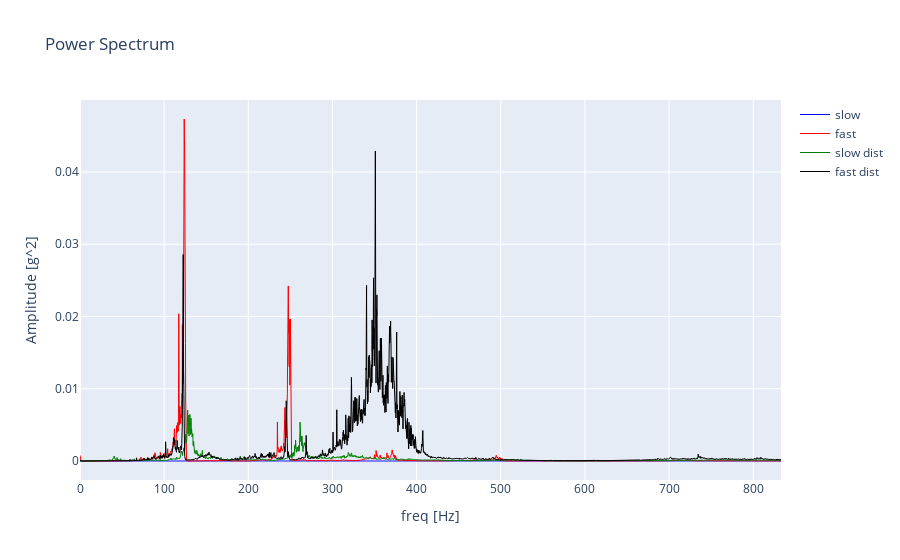

The code cell stored with this chart in its notebook:
### Markdown cell above
<br>
<br>
<br>

## Spectrogram

### Code cell
# The user must choose these parameters
number_of_averages=50

# Load acceleration data
df_ACC_S, df_ACC_F, df_ACC_SD, df_ACC_FD = load_data(resampling_active=True, Resampling_frequency=pre_processing_data.ism330dhcx_odr)

# Spectrum calculation
freq_S, P_spectr_S = signal_welch(df_ACC_S, sensor_Type='A_'+pre_processing_data.axis+' [g]', n_avg = number_of_averages)
freq_F, P_spectr_F = signal_welch(df_ACC_F, sensor_Type='A_'+pre_processing_data.axis+' [g]', n_avg = number_of_averages)
freq_SD, P_spectr_SD = signal_welch(df_ACC_SD, sensor_Type='A_'+pre_processing_data.axis+' [g]', n_avg = number_of_averages)
freq_FD, P_spectr_FD = signal_welch(df_ACC_FD, sensor_Type='A_'+pre_processing_data.axis+' [g]', n_avg = number_of_averages)

fig = px.line( title='Power Spectrum')
fig.add_scatter(x=freq_S, y=P_spectr_S, name = "slow", marker =dict(size = 0.2, color = 'blue'),line = dict(width=1))
fig.add_scatter(x=freq_F, y=P_spectr_F, name = "fast", marker =dict(size = 0.2, color = 'red'),line = dict(width=1))
fig.add_scatter(x=freq_SD, y=P_spectr_SD, name = "slow dist", marker =dict(size = 0.2,color = 'green'), line = dict(width=1))
fig.add_scatter(x=freq_FD, y=P_spectr_FD, name = "fast dist", marker =dict(size = 0.2,color = 'black'),line = dict(width=1))

fig.update_layout( 
    xaxis_title="freq [Hz]",
    yaxis_title="Amplitude [g^2]",)

fig.show()

### Figure 1 — Plotly figure (JSON) as saved in the notebook; plotly's stock layout.template omitted (floating-point values rounded to 4 significant figures; data arrays with more than 128 entries replaced by an {"elided": "..."} marker saying what was removed)
{"data": [{"line": {"width": 1}, "marker": {"color": "blue", "size": 0.2}, "name": "slow", "type": "scatter", "x": {"elided": "5425 float values"}, "y": {"elided": "5425 float values"}}, {"line": {"width": 1}, "marker": {"color": "red", "size": 0.2}, "name": "fast", "type": "scatter", "x": {"elided": "5429 float values"}, "y": {"elided": "5429 float values"}}, {"line": {"width": 1}, "marker": {"color": "green", "size": 0.2}, "name": "slow dist", "type": "scatter", "x": {"elided": "5432 float values"}, "y": {"elided": "5432 float values"}}, {"line": {"width": 1}, "marker": {"color": "black", "size": 0.2}, "name": "fast dist", "type": "scatter", "x": {"elided": "5422 float values"}, "y": {"elided": "5422 float values"}}], "layout": {"legend": {"tracegroupgap": 0}, "title": {"text": "Power Spectrum"}, "xaxis": {"anchor": "y", "domain": [0, 1], "title": {"text": "freq [Hz]"}}, "yaxis": {"anchor": "x", "domain": [0, 1], "title": {"text": "Amplitude [g^2]"}}}}
